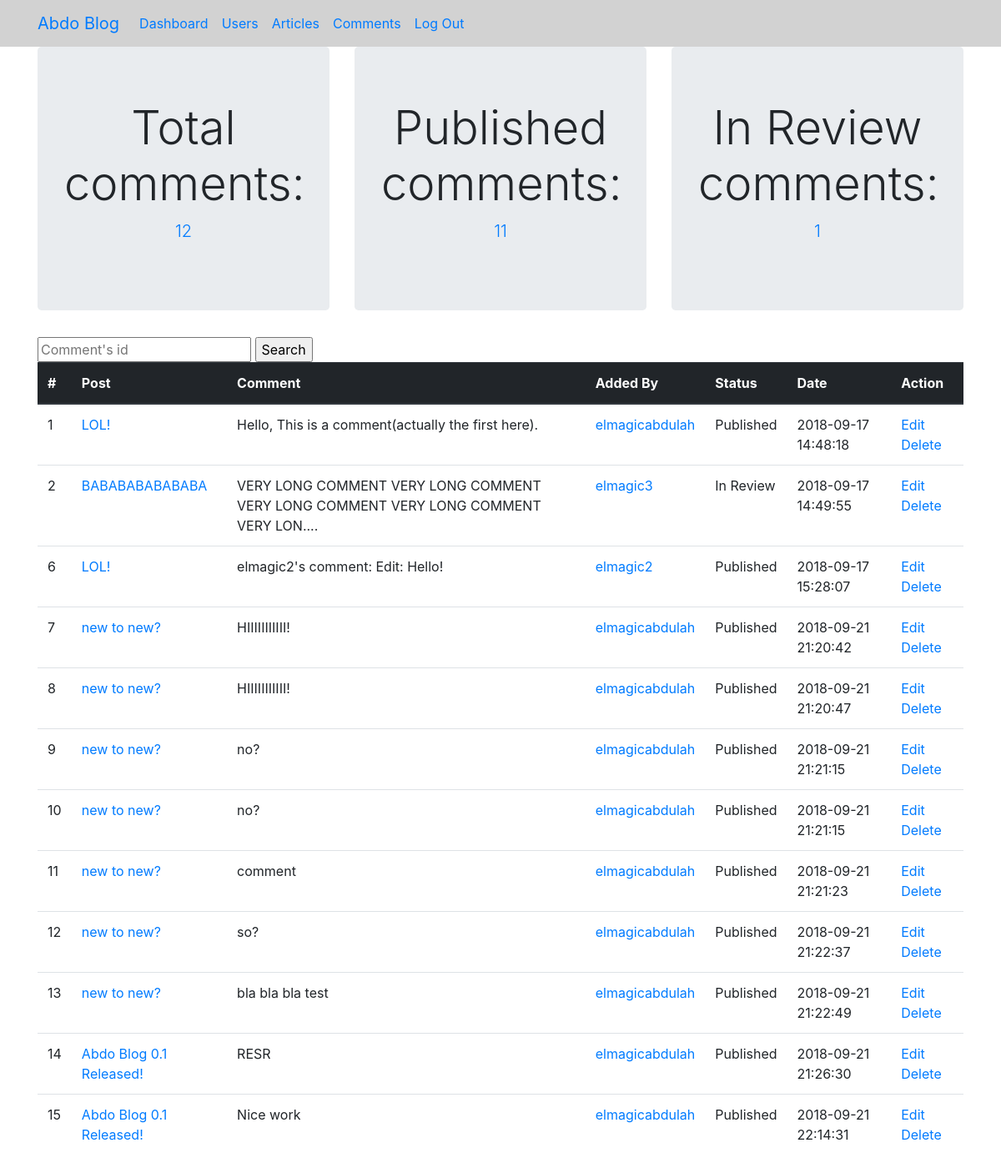
Page /dashboard/comments.php (signed in) on the committed database.
### tables this page shows
CREATE TABLE IF NOT EXISTS `comments` (
  `comment_id` int(11) NOT NULL,
  `post_id` int(11) NOT NULL,
  `addedBy` int(11) NOT NULL,
  `comment` longtext NOT NULL,
  `commentStatus` tinyint(4) NOT NULL DEFAULT '1' COMMENT '1 means published. 2 means in review.',
  `publish_date` datetime NOT NULL DEFAULT CURRENT_TIMESTAMP
);

CREATE TABLE IF NOT EXISTS `articles` (
  `id` int(11) NOT NULL,
  `title` text NOT NULL,
  `body` longtext NOT NULL,
  `articleStatus` tinyint(4) NOT NULL COMMENT '1 means published. 2 means in review. 3 means draft',
  `addedBy` int(11) NOT NULL COMMENT 'the id of the user who added the article',
  `publish_date` datetime NOT NULL DEFAULT CURRENT_TIMESTAMP
);

CREATE TABLE IF NOT EXISTS `users` (
  `id` int(11) NOT NULL,
  `username` varchar(255) NOT NULL,
  `password` varchar(255) NOT NULL,
  `email` varchar(255) NOT NULL,
  `userStatus` tinyint(4) NOT NULL DEFAULT '1',
  `userPermission` tinyint(4) NOT NULL DEFAULT '3' COMMENT '1 for admins. 2 for mods. 3 for authors'
);

### init.php (called while the page is built, shortened)
<?php
$blog_home = "/blog";
$dashboard_home = $blog_home . "/dashboard";

### dashboard/comments.php (the view, shortened to what this page needs)
<?php
include "../init.php";
if(isset($_SESSION['id']) && isset($_SESSION['username'])) {
    include "includes/header.php";
    $do = isset($_GET['do']) ? $_GET['do'] : 'manage';
    if($do == "manage") {
         if(isset($_GET['commentid'])) {
            $commentid = $_GET['commentid'];
            $stmt = $conn->prepare("SELECT comment_id, post_id, comment, addedBy, publish_date, commentStatus FROM `comments` WHERE comment_id = ?");
            $stmt->execute(array($commentid));
            $count = $stmt->rowCount();
        if($count > 0) {
            $row = $stmt->fetch();
            ?>
<div class="container table-responsive">
    <table class="table">
        <thead class="thead-dark">
            <tr>
                <th scope="col">#</th>
                <th scope="col">Post</th>
                <th scope="col">Comment</th>
                <th scope="col">Added By</th>
                <th scope="col">Status</th>
                <th scope="col">Date</th>
                <th scope="col">Action</th>
            </tr>
        </thead>
        <tbody>
            <?php
            if($row['commentStatus'] == 1) {
                $comment_status = 'Published';
            } elseif($row['commentStatus'] == 2) {
                $comment_status = "In Review";
            }
            $stmt = $conn->prepare("SELECT username FROM `users` WHERE id = ?");
            $stmt->execute(array($row['addedBy']));
            $added_by = $stmt->fetch()['username'];
            $stmt = $conn->prepare("SELECT title FROM `articles` WHERE id = ?");
            $stmt->execute(array($row['post_id']));
            $article_title = $stmt->fetch()['title'];
            $comment = (strlen($row['comment']) > 80) ? substr($row['comment'], 0, 80) . '....' : $row['comment'];
            echo '<tr scope="row">
            <td>' . $row['comment_id'] . '</td>
            <td><a href="articles.php?articleid=' . $row['post_id'] . '">' . $article_title . '</a></td>
            <td>' . $comment . '</td>
            <td><a href="users.php?userid=' . $row['addedBy'] . '">' . $added_by . '</a></td>
            <td>' . $comment_status . '</td>
            <td>' . $row['publish_date'] . '</td>
            <td>';
            if($_SESSION['usertype'] < 3 || $_SESSION['id'] == $row['addedBy']) {
                echo '<a href="comments.php?do=edit&commentid=' . $row['comment_id'] . '">Edit</a>
                <a href="comments.php?do=delete&commentid=' . $row['comment_id'] . '">Delete</a>';
            } else {
                echo 'None';
            }
            echo '</td>
            </tr>';
      ?>
        </tbody>
    </table>
</div>
<?php
        } else {
          redirect($dashboard_home . '/comments.php', '<div class="alert alert-danger" role="alert">
          This Comment does not exist, You will be redirected in 3 seconds
        </div>', 3);
        }
        } else {
        $stmt = $conn->prepare("SELECT comment_id, post_id, comment, addedBy, publish_date, commentStatus FROM `comments`");
        $stmt->execute();
        $rows = $stmt->fetchAll();
        $total_comments = $stmt->rowCount();
        $published_comments = 0;
        $inreview_comments = 0;
        foreach($rows as $row) {
            if($row['commentStatus'] == 1) {
                $published_comments += 1;
            } elseif($row['commentStatus'] == 2) {
                $inreview_comments += 1;
            }
        }
?>
<div class="site-stats">
    <div class="container">
        <div class="row">
            <div class="col-6 col-md-4">
                <div class="jumbotron text-center">
                    <h1 class="display-4">Total comments:</h1>
                    <p class="lead"><a href="<?php echo $dashboard_home . '/comments.php'; ?>">
                            <?php echo $total_comments; ?></a></p>
                </div>
            </div>
            <div class="col-6 col-md-4">
                <div class="jumbotron text-center">
                    <h1 class="display-4">Published comments:</h1>
                    <p class="lead"><a href="<?php echo $dashboard_home . '/comments.php?orderby=published'; ?>">
                            <?php echo $published_comments; ?></a></p>
                </div>
            </div>
            <div class="col-6 col-md-4">
                <div class="jumbotron text-center">
                    <h1 class="display-4">In Review comments:</h1>
                    <p class="lead"><a href="<?php echo $dashboard_home . '/comments.php?orderby=inreview'; ?>">
                            <?php echo $inreview_comments; ?></a></p>
                </div>
            </div>
        </div>
    </div>
</div>
<div class="control-articles">
    <div class="container">
        <form action="<?php echo $_SERVER['PHP_SELF']; ?>">
            <input type="number" min="1" name="commentid" placeholder="Comment's id">
            <input type="submit" value="Search">
        </form>
    </div>
</div>
<div class="container table-responsive">
    <table class="table">
        <thead class="thead-dark">
            <tr>
                <th scope="col">#</th>
                <th scope="col">Post</th>
                <th scope="col">Comment</th>
                <th scope="col">Added By</th>
                <th scope="col">Status</th>
                <th scope="col">Date</th>
                <th scope="col">Action</th>
            </tr>
        </thead>
        <tbody>
            <?php
            foreach($rows as $row) {
                if($row['commentStatus'] == 1) {
                    $comment_status = 'Published';
                } elseif($row['commentStatus'] == 2) {
                    $comment_status = "In Review";
                }
                $stmt = $conn->prepare("SELECT username FROM `users` WHERE id = ?");
                $stmt->execute(array($row['addedBy']));
                $added_by = $stmt->fetch()['username'];
                $stmt = $conn->prepare("SELECT title FROM `articles` WHERE id = ?");
                $stmt->execute(array($row['post_id']));
                $article_title = $stmt->fetch()['title'];
                $comment = (strlen($row['comment']) > 80) ? substr($row['comment'], 0, 80) . '....' : $row['comment'];
                echo '<tr scope="row">
                <td>' . $row['comment_id'] . '</td>
                <td><a href="articles.php?articleid=' . $row['post_id'] . '">' . $article_title . '</a></td>
                <td>' . $comment . '</td>
                <td><a href="users.php?userid=' . $row['addedBy'] . '">' . $added_by . '</a></td>
                <td>' . $comment_status . '</td>
                <td>' . $row['publish_date'] . '</td>
                <td>';
                if($_SESSION['usertype'] < 3 || $_SESSION['id'] == $row['addedBy']) {
                    echo '<a href="comments.php?do=edit&commentid=' . $row['comment_id'] . '">Edit</a>
                    <a href="comments.php?do=delete&commentid=' . $row['comment_id'] . '">Delete</a>';
                } else {
                    echo 'None';
                }
                echo '</td>
                </tr>';
            }
      ?>
        </tbody>
    </table>
</div>
<?php
        }
    }
    include "includes/footer.php";
} else {
    redirect('/blog/login.php');
}

### rows in the picture
comments: comment_id "1", post.title "LOL!", comment "Hello, This is a comment(actually the first here).", addedBy.username "elmagicabdulah", commentStatus "Published", publish_date "2018-09-17 14:48:18"
comments: comment_id "2", post.title "BABABABABABABA", comment "VERY LONG COMMENT VERY LONG COMMENT VERY LONG COMMENT VERY LONG COMMENT VERY LON....", addedBy.username "elmagic3", commentStatus "In Review", publish_date "2018-09-17 14:49:55"
comments: comment_id "6", post.title "LOL!", comment "elmagic2's comment: Edit: Hello!", addedBy.username "elmagic2", commentStatus "Published", publish_date "2018-09-17 15:28:07"
comments: comment_id "7", post.title "new to new?", comment "HIIIIIIIIIII!", addedBy.username "elmagicabdulah", commentStatus "Published", publish_date "2018-09-21 21:20:42"
comments: comment_id "8", post.title "new to new?", comment "HIIIIIIIIIII!", addedBy.username "elmagicabdulah", commentStatus "Published", publish_date "2018-09-21 21:20:47"
comments: comment_id "9", post.title "new to new?", comment "no?", addedBy.username "elmagicabdulah", commentStatus "Published", publish_date "2018-09-21 21:21:15"
comments: comment_id "10", post.title "new to new?", comment "no?", addedBy.username "elmagicabdulah", commentStatus "Published", publish_date "2018-09-21 21:21:15"
comments: comment_id "11", post.title "new to new?", comment "comment", addedBy.username "elmagicabdulah", commentStatus "Published", publish_date "2018-09-21 21:21:23"
comments: comment_id "12", post.title "new to new?", comment "so?", addedBy.username "elmagicabdulah", commentStatus "Published", publish_date "2018-09-21 21:22:37"
comments: comment_id "13", post.title "new to new?", comment "bla bla bla test", addedBy.username "elmagicabdulah", commentStatus "Published", publish_date "2018-09-21 21:22:49"
comments: comment_id "14", post.title "Abdo Blog 0.1 Released!", comment "RESR", addedBy.username "elmagicabdulah", commentStatus "Published", publish_date "2018-09-21 21:26:30"
comments: comment_id "15", post.title "Abdo Blog 0.1 Released!", comment "Nice work", addedBy.username "elmagicabdulah", commentStatus "Published", publish_date "2018-09-21 22:14:31"

### other values in the picture
$total_comments "12"
$published_comments "11"
$inreview_comments "1"
